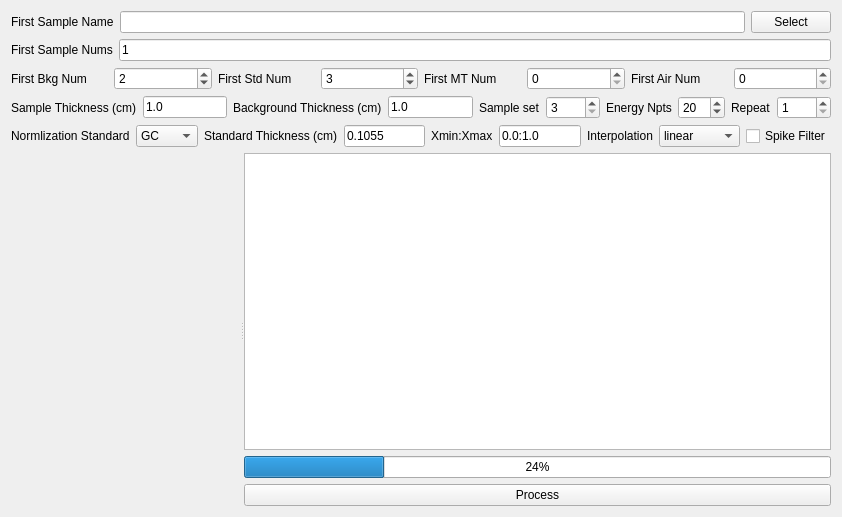
<?xml version="1.0" encoding="UTF-8"?>
<ui version="4.0">
 <class>Form</class>
 <widget class="QWidget" name="Form">
  <property name="geometry">
   <rect>
    <x>0</x>
    <y>0</y>
    <width>842</width>
    <height>517</height>
   </rect>
  </property>
  <property name="windowTitle">
   <string>Form</string>
  </property>
  <layout class="QVBoxLayout" name="verticalLayout_2">
   <item>
    <layout class="QHBoxLayout" name="horizontalLayout">
     <item>
      <widget class="QLabel" name="sampleFileNameLabel">
       <property name="text">
        <string>First Sample Name</string>
       </property>
      </widget>
     </item>
     <item>
      <widget class="QLineEdit" name="sampleFileNameLineEdit"/>
     </item>
     <item>
      <widget class="QPushButton" name="selectFileNamePushButton">
       <property name="text">
        <string>Select</string>
       </property>
      </widget>
     </item>
    </layout>
   </item>
   <item>
    <layout class="QHBoxLayout" name="horizontalLayout_4">
     <item>
      <widget class="QLabel" name="firstSampleNumsLabel">
       <property name="text">
        <string>First Sample Nums</string>
       </property>
      </widget>
     </item>
     <item>
      <widget class="QLineEdit" name="firstSampleNumsLineEdit">
       <property name="text">
        <string>1</string>
       </property>
      </widget>
     </item>
    </layout>
   </item>
   <item>
    <layout class="QHBoxLayout" name="horizontalLayout_5">
     <item>
      <widget class="QLabel" name="firstBkgNumLabel">
       <property name="text">
        <string>First Bkg Num</string>
       </property>
      </widget>
     </item>
     <item>
      <widget class="QSpinBox" name="bkgSpinBox">
       <property name="minimum">
        <number>1</number>
       </property>
       <property name="maximum">
        <number>100000</number>
       </property>
       <property name="value">
        <number>2</number>
       </property>
      </widget>
     </item>
     <item>
      <widget class="QLabel" name="firstStdNumLabel">
       <property name="text">
        <string>First Std Num</string>
       </property>
      </widget>
     </item>
     <item>
      <widget class="QSpinBox" name="stdSpinBox">
       <property name="minimum">
        <number>1</number>
       </property>
       <property name="maximum">
        <number>100000</number>
       </property>
       <property name="value">
        <number>3</number>
       </property>
      </widget>
     </item>
     <item>
      <widget class="QLabel" name="mtNumLabel">
       <property name="text">
        <string>First MT Num</string>
       </property>
      </widget>
     </item>
     <item>
      <widget class="QSpinBox" name="mtSpinBox">
       <property name="minimum">
        <number>0</number>
       </property>
       <property name="maximum">
        <number>100000</number>
       </property>
       <property name="value">
        <number>0</number>
       </property>
      </widget>
     </item>
     <item>
      <widget class="QLabel" name="airNumLabel">
       <property name="text">
        <string>First Air Num</string>
       </property>
      </widget>
     </item>
     <item>
      <widget class="QSpinBox" name="airSpinBox">
       <property name="maximum">
        <number>100000</number>
       </property>
      </widget>
     </item>
    </layout>
   </item>
   <item>
    <layout class="QHBoxLayout" name="horizontalLayout_2">
     <item>
      <widget class="QLabel" name="sampleThicknessLabel">
       <property name="text">
        <string>Sample Thickness (cm)</string>
       </property>
      </widget>
     </item>
     <item>
      <widget class="QLineEdit" name="sampleThicknessLineEdit">
       <property name="text">
        <string>1.0</string>
       </property>
      </widget>
     </item>
     <item>
      <widget class="QLabel" name="bkgThicknessLabel">
       <property name="text">
        <string>Background Thickness (cm)</string>
       </property>
      </widget>
     </item>
     <item>
      <widget class="QLineEdit" name="bkgThicknessLineEdit">
       <property name="toolTip">
        <string extracomment="Provide thickness of the background in cms"/>
       </property>
       <property name="text">
        <string>1.0</string>
       </property>
      </widget>
     </item>
     <item>
      <widget class="QLabel" name="sampleSetLabel">
       <property name="text">
        <string>Sample set</string>
       </property>
      </widget>
     </item>
     <item>
      <widget class="QSpinBox" name="sampleSetSpinBox">
       <property name="minimum">
        <number>3</number>
       </property>
       <property name="maximum">
        <number>1000</number>
       </property>
       <property name="value">
        <number>3</number>
       </property>
      </widget>
     </item>
     <item>
      <widget class="QLabel" name="energyNptsLabel">
       <property name="text">
        <string>Energy Npts</string>
       </property>
      </widget>
     </item>
     <item>
      <widget class="QSpinBox" name="energyNptsSpinBox">
       <property name="minimum">
        <number>1</number>
       </property>
       <property name="maximum">
        <number>100</number>
       </property>
       <property name="value">
        <number>20</number>
       </property>
      </widget>
     </item>
     <item>
      <widget class="QLabel" name="repeatLabel">
       <property name="text">
        <string>Repeat</string>
       </property>
      </widget>
     </item>
     <item>
      <widget class="QSpinBox" name="repeatSpinBox">
       <property name="minimum">
        <number>1</number>
       </property>
       <property name="maximum">
        <number>1000</number>
       </property>
       <property name="value">
        <number>1</number>
       </property>
      </widget>
     </item>
    </layout>
   </item>
   <item>
    <layout class="QHBoxLayout" name="horizontalLayout_3">
     <item>
      <widget class="QLabel" name="normStdSampleLabel">
       <property name="text">
        <string>Normlization Standard</string>
       </property>
      </widget>
     </item>
     <item>
      <widget class="QComboBox" name="normStdSampleComboBox">
       <item>
        <property name="text">
         <string>GC</string>
        </property>
       </item>
       <item>
        <property name="text">
         <string>Water</string>
        </property>
       </item>
      </widget>
     </item>
     <item>
      <widget class="QLabel" name="stdThicknessLabel">
       <property name="text">
        <string>Standard Thickness (cm)</string>
       </property>
      </widget>
     </item>
     <item>
      <widget class="QLineEdit" name="stdThicknessLineEdit">
       <property name="text">
        <string>0.1055</string>
       </property>
      </widget>
     </item>
     <item>
      <widget class="QLabel" name="xMinMaxLabel">
       <property name="text">
        <string>Xmin:Xmax</string>
       </property>
      </widget>
     </item>
     <item>
      <widget class="QLineEdit" name="xMinMaxLineEdit">
       <property name="text">
        <string>0.0:1.0</string>
       </property>
      </widget>
     </item>
     <item>
      <widget class="QLabel" name="interpLabel">
       <property name="text">
        <string>Interpolation</string>
       </property>
      </widget>
     </item>
     <item>
      <widget class="QComboBox" name="interpComboBox">
       <item>
        <property name="text">
         <string>linear</string>
        </property>
       </item>
       <item>
        <property name="text">
         <string>quadratic</string>
        </property>
       </item>
       <item>
        <property name="text">
         <string>cubic</string>
        </property>
       </item>
      </widget>
     </item>
     <item>
      <widget class="QCheckBox" name="spikeFilterCheckBox">
       <property name="text">
        <string>Spike Filter</string>
       </property>
      </widget>
     </item>
    </layout>
   </item>
   <item>
    <widget class="QSplitter" name="splitter">
     <property name="orientation">
      <enum>Qt::Horizontal</enum>
     </property>
     <widget class="PlotWidget" name="plotWidget" native="true">
      <property name="sizePolicy">
       <sizepolicy hsizetype="Expanding" vsizetype="Expanding">
        <horstretch>0</horstretch>
        <verstretch>0</verstretch>
       </sizepolicy>
      </property>
     </widget>
     <widget class="QWidget" name="layoutWidget">
      <layout class="QVBoxLayout" name="verticalLayout">
       <item>
        <widget class="QTextEdit" name="infoTextEdit"/>
       </item>
       <item>
        <widget class="QProgressBar" name="progressBar">
         <property name="value">
          <number>24</number>
         </property>
        </widget>
       </item>
       <item>
        <widget class="QPushButton" name="processPushButton">
         <property name="text">
          <string>Process</string>
         </property>
        </widget>
       </item>
      </layout>
     </widget>
    </widget>
   </item>
  </layout>
 </widget>
 <customwidgets>
  <customwidget>
   <class>PlotWidget</class>
   <extends>QWidget</extends>
   <header>PlotWidget</header>
   <container>1</container>
  </customwidget>
 </customwidgets>
 <resources/>
 <connections/>
</ui>
